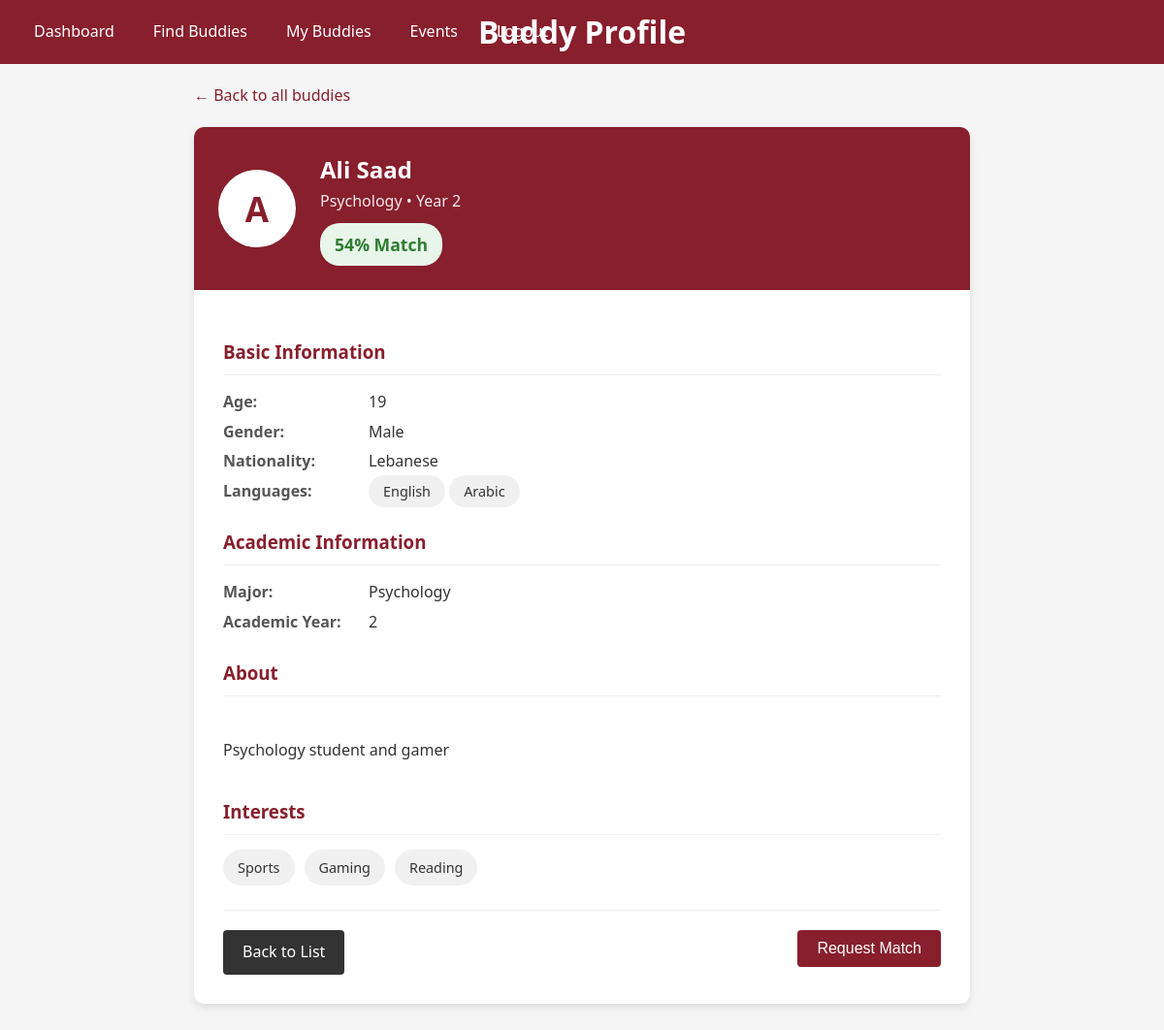
/buddy-details/13 (signed in), run on the app's committed database.
### tables this page shows
CREATE TABLE users (
            id INTEGER PRIMARY KEY AUTOINCREMENT,
            username TEXT UNIQUE,
            password_hash TEXT,
            email TEXT UNIQUE,
            full_name TEXT,
            role TEXT CHECK(role IN ('student', 'buddy')),
            is_approved BOOLEAN DEFAULT FALSE,
            created_at TIMESTAMP DEFAULT CURRENT_TIMESTAMP
        );

CREATE TABLE user_details (
            user_id INTEGER PRIMARY KEY,
            student_id_number TEXT UNIQUE,
            age INTEGER,
            gender TEXT,
            interests TEXT,
            nationality TEXT,
            major TEXT,
            academic_year INTEGER CHECK(academic_year BETWEEN 1 AND 5),
            languages TEXT,
            bio TEXT,
            phone_number TEXT,
            is_international BOOLEAN DEFAULT FALSE,
            FOREIGN KEY (user_id) REFERENCES users(id) ON DELETE CASCADE
        );

### app.py (the view)
@app.route("/buddy-details/<int:buddy_id>")
def buddy_details(buddy_id):
    if "user_id" not in session or session["role"] != "student":
        flash("Please login as a student to view buddy details", "warning")
        return redirect(url_for("login"))
    conn = get_db_connection()
    try:
        buddy = conn.execute(
            """SELECT u.id as buddy_id, u.full_name as name, ud.*
            FROM users u
            JOIN user_details ud ON u.id = ud.user_id
            WHERE u.id = ? AND u.role = 'buddy' AND u.is_approved = 1""",
            (buddy_id,),
        ).fetchone()
        if not buddy:
            flash("Buddy not found", "error")
            return redirect(url_for("view_potential_matches"))
        student_details = conn.execute(
            "SELECT * FROM user_details WHERE user_id = ?", (session["user_id"],)
        ).fetchone()
        match_score = 0
        if student_details:
            if student_details["major"] == buddy["major"]:
                match_score += 30
            if student_details["languages"] and buddy["languages"]:
                student_langs = set(
                    lang.strip().lower()
                    for lang in student_details["languages"].split(",")
                )
                buddy_langs = set(
                    lang.strip().lower() for lang in buddy["languages"].split(",")
                )
                common_langs = student_langs.intersection(buddy_langs)
                if common_langs:
                    match_score += min(20, len(common_langs) * 5)
            if student_details["interests"] and buddy["interests"]:
                student_interests = set(
                    i.strip().lower() for i in student_details["interests"].split(",")
                )
                buddy_interests = set(
                    i.strip().lower() for i in buddy["interests"].split(",")
                )
                common_interests = student_interests.intersection(buddy_interests)
                if common_interests:
                    match_score += min(20, len(common_interests) * 4)
            if student_details["academic_year"] and buddy["academic_year"]:
                year_diff = abs(
                    student_details["academic_year"] - buddy["academic_year"]
                )
                if year_diff == 1:
                    match_score += 10
                elif year_diff == 2:
                    match_score += 5
        return render_template(
            "buddy_details.html",
            buddy=buddy,
            full_name=session["full_name"],
            match_score=match_score,
        )
    finally:
        conn.close()

### app.py (called while the page is built)
def get_db_connection():
    conn = sqlite3.connect("buddy_system.db")
    conn.row_factory = sqlite3.Row
    return conn

### templates/buddy_details.html (shortened to what this page needs)
<!DOCTYPE html>
<html lang="en">
<head>
    <link href="{{ url_for('static', filename='background.css') }}" rel="stylesheet">
</head>
<body>
    <div class="header-navbar">
        <div class="navbar">
            <a href="{{ url_for('student_dashboard') }}">Dashboard</a>
            <a href="{{ url_for('view_potential_matches') }}">Find Buddies</a>
            <a href="#">My Buddies</a>
            <a href="#">Events</a>
            <a href="{{ url_for('logout') }}">Logout</a>
        </div>
        <h1 class="header-title">Buddy Profile</h1>
    </div>
    <div class="details-container">
        <a href="{{ url_for('view_potential_matches') }}" class="back-link">
            &larr; Back to all buddies
        </a>
        <div class="buddy-profile">
            <div class="buddy-header">
                <div class="buddy-avatar">{{ buddy.name[0] }}</div>
                <div>
                    <div class="buddy-name">{{ buddy.name }}</div>
                    <div class="buddy-meta">{{ buddy.major }} • Year {{ buddy.academic_year }}</div>
                    <div class="compatibility-badge">{{ match_score }}% Match</div>
                </div>
            </div>
            <div class="buddy-content">
                <div class="detail-section">
                    <h3>Basic Information</h3>
                    <div class="detail-row">
                        <div class="detail-label">Age:</div>
                        <div class="detail-value">{{ buddy.age }}</div>
                    </div>
                    <div class="detail-row">
                        <div class="detail-label">Gender:</div>
                        <div class="detail-value">{{ buddy.gender }}</div>
                    </div>
                    <div class="detail-row">
                        <div class="detail-label">Nationality:</div>
                        <div class="detail-value">{{ buddy.nationality }}</div>
                    </div>
                    <div class="detail-row">
                        <div class="detail-label">Languages:</div>
                        <div class="detail-value">
                            {% for language in buddy.languages.split(',') %}
                            <span class="interest-tag">{{ language }}</span>
                            {% endfor %}
                        </div>
                    </div>
                </div>
                <div class="detail-section">
                    <h3>Academic Information</h3>
                    <div class="detail-row">
                        <div class="detail-label">Major:</div>
                        <div class="detail-value">{{ buddy.major }}</div>
                    </div>
                    <div class="detail-row">
                        <div class="detail-label">Academic Year:</div>
                        <div class="detail-value">{{ buddy.academic_year }}</div>
                    </div>
                </div>
                <div class="detail-section">
                    <h3>About</h3>
                    <div class="bio-text">
                        {% if buddy.bio %}
                        {{ buddy.bio }}
                        {% else %}
                        This buddy hasn't written a bio yet.
                        {% endif %}
                    </div>
                </div>
                <div class="detail-section">
                    <h3>Interests</h3>
                    <div class="interests-list">
                        {% if buddy.interests %}
                        {% for interest in buddy.interests.split(',') %}
                        <span class="interest-tag">{{ interest }}</span>
                        {% endfor %}
                        {% else %}
                        <span>No interests specified</span>
                        {% endif %}
                    </div>
                </div>
                <div class="action-buttons">
                    <a href="{{ url_for('view_potential_matches') }}" class="btn btn-secondary">
                        Back to List
                    </a>
                    <form action="{{ url_for('request_match', buddy_id=buddy.buddy_id) }}" method="POST">
                        <button type="submit" class="btn">Request Match</button>
                    </form>
                </div>
            </div>
        </div>
    </div>
</body>
</html>

### static/background.css (style rules this page uses)
:root { --aub-maroon: #871f2d; --aub-maroon-dark: #5e1520; --aub-maroon-light: #a02838; --aub-gold: #c9a467; --aub-gray: #f5f5f5; --aub-gray-dark: #333333; --aub-white: #ffffff; }
body { font-family: 'Segoe UI', Tahoma, Geneva, Verdana, sans-serif; margin: 0; padding: 0; background-color: var(--aub-gray); color: var(--aub-gray-dark); line-height: 1.6; }
.header-navbar { background-color: var(--aub-maroon); color: var(--aub-white); display: flex; justify-content: space-between; align-items: center; padding: 10px 20px; }
.header-title { position: absolute; left: 50%; transform: translateX(-50%); }
.navbar { display: flex; gap: 10px; }
.navbar a { color: var(--aub-white); text-decoration: none; padding: 10px 15px; display: inline-block; }
.btn { display: inline-block; padding: 10px 20px; background-color: var(--aub-maroon); color: var(--aub-white); border: none; border-radius: 4px; text-decoration: none; cursor: pointer; transition: all 0.3s ease; font-size: 1em; font-weight: 500; }
.btn-secondary { background-color: var(--aub-gray-dark); }

### templates/buddy_details.html (style rules this page uses)
.details-container { max-width: 800px; margin: 0 auto; padding: 20px; }
.buddy-profile { background-color: white; border-radius: 10px; box-shadow: 0 4px 8px rgba(0, 0, 0, 0.1); overflow: hidden; margin-bottom: 30px; }
.buddy-header { background-color: #871f2d; color: white; padding: 25px; display: flex; align-items: center; }
.buddy-avatar { width: 80px; height: 80px; border-radius: 50%; background-color: white; color: #871f2d; display: flex; align-items: center; justify-content: center; font-size: 2.2em; font-weight: bold; margin-right: 25px; }
.buddy-name { font-size: 1.5em; font-weight: bold; }
.buddy-meta { margin-bottom: 5px; opacity: 0.9; }
.buddy-content { padding: 30px; }
.detail-section { margin-bottom: 25px; }
.detail-section h3 { color: #871f2d; margin-bottom: 15px; border-bottom: 1px solid #eee; padding-bottom: 8px; }
.detail-row { display: flex; margin-bottom: 5px; }
.detail-label { font-weight: bold; min-width: 150px; color: #555; }
.detail-value { flex: 1; }
.compatibility-badge { display: inline-block; padding: 8px 15px; background-color: #e8f5e9; color: #2e7d32; border-radius: 20px; font-weight: bold; font-size: 1.1em; margin-top: 5px; }
.bio-text { line-height: 1; white-space: pre-line; }
.interests-list { display: flex; flex-wrap: wrap; gap: 10px; }
.interest-tag { background-color: #f0f0f0; padding: 7px 15px; border-radius: 20px; font-size: 0.9em; }
.action-buttons { display: flex; justify-content: space-between; padding-top: 20px; border-top: 1px solid #eee; }
.back-link { color: #871f2d; text-decoration: none; display: inline-flex; align-items: center; margin-bottom: 20px; }

### data on the page
users: full_name "A", name "Ali Saad"
user_details: major "Psychology", academic_year "2", age "19", gender "Male", nationality "Lebanese", bio "Psychology student and gamer"

### other printed values
{{ match_score }} "54"
{{ language }} "English" "Arabic"
{{ interest }} "Sports" "Gaming" "Reading"
